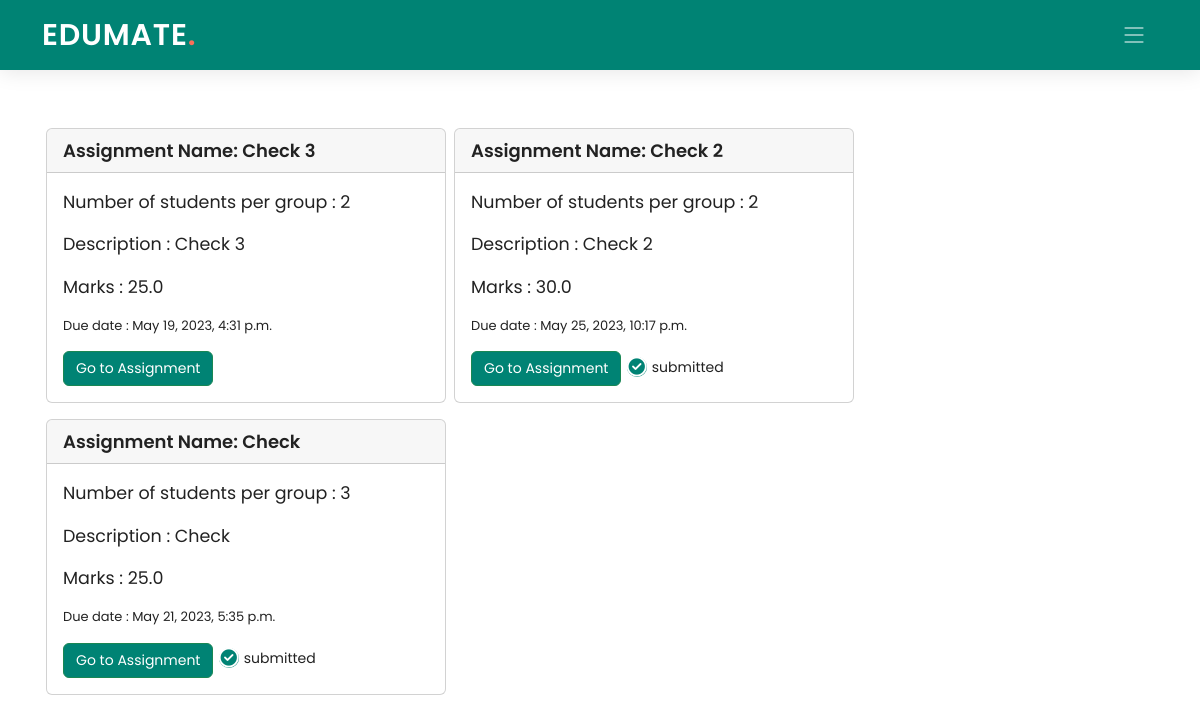
The app's page /student/1/classroom/8126O8/grouppeergrading/ with its own data.
### Teacher/models.py (models this page shows)
class Grouppeers(models.Model):
    gro_id = models.AutoField(primary_key=True)
    class_code = models.ForeignKey(ClassTeachers, on_delete=models.CASCADE, blank=True, null=True)
    gpeer_name = models.CharField(max_length=100)
    gpeer_desc = models.CharField(max_length=300)
    gpeer_due = models.DateTimeField(default=datetime.now)
    num_studs = models.IntegerField(default=2)
    num_peers = models.IntegerField(default=2)
    marks = models.FloatField()
    created_date = models.DateTimeField(default=datetime.now)
    class Meta:
        db_table = "Grouppeers"

### Student/views.py (the view)
# urls.py: path('classroom/<pk2>/grouppeergrading/', views.stud_group, name='stud_group'),
def stud_group(request, pk, pk2):
    groups=Grouppeers.objects.filter(class_code=pk2).order_by('-created_date')
    temp=[]
    for i in groups:
        peers=PeerGroups.objects.filter(gro_id=i.gro_id)
        for j in peers:
            peer_members=Peermembers.objects.filter(pgro_id=j.group_id, stud_id=pk)
            if peer_members:
                if j.submit_file:
                    temp.append("T")
                else:
                    temp.append("F")
                break
    return render(request, 'Student/stud_group.html', {'pk': pk, 'pk2': pk2, 'groups': zip(groups, temp)})

### Student/templates/Student/stud_group.html (shortened to what this page needs)
{% extends './base_student.html' %}
{% load static %}
{% block navbar %}
  <header id="header" class="header d-flex align-items-center">
    <div class="container-fluid container-xl d-flex align-items-center justify-content-between">
      <a href="#" class="logo d-flex align-items-center">
        <h1>EDUMATE<span>.</span></h1>
      </a>
      <i class="mobile-nav-toggle mobile-nav-show bi bi-list"></i>
    </div>
  </header>
  {% endblock navbar %}
{% block content %}
<br><br>
<div class="container ">
  <div class="container" >
      <br>
      <div class="row">
      {% for i, j in groups %}
        <div class="card my-2 mx-1 col-md-4" style="width: 25rem; padding:0px;">
          <div class="card-header">
            <div style="font-weight: 600; font-size: 18px">
              Assignment Name: {{ i.gpeer_name }}
            </div>
          </div>
          <div class="card-body">
            <blockquote class="blockquote mb-0">
              <p><small>Number of students per group : {{ i.num_studs }}</small></p>
              <p><small>Description : {{ i.gpeer_desc }}</small></p>
              <p><small>Marks : {{ i.marks }}</small></p>
              <p><small style = "font-size: 13px">Due date : {{ i.gpeer_due }}</small></p>
              <a class="btn btn-success" href="{% url 'single_stud_group' pk=pk pk2=pk2 pk3=i.gro_id %}" class="card-link"><small>Go to Assignment</small></a>
              {% if j == "T" %}
              <span style="display: inline-flex; align-items: center;"><i style="border-radius: 10px; background-color: #008374; color: white;" class="fa-regular fa-circle-check"></i><small style="font-size: 14px; margin-left: 5px;">submitted</small></span>
              {% endif %}
            </blockquote>
          </div>
        </div>
      {% endfor %}
    </div>
    <br>
    </div>
    </div>
{% endblock content %}

### Edumate_app/static/Edumate_app/assets/css/index.css (style rules this page uses)
:root { --font-default: "Open Sans", system-ui, -apple-system, "Segoe UI", Roboto, "Helvetica Neue", Arial, "Noto Sans", "Liberation Sans", sans-serif, "Apple Color Emoji", "Segoe UI Emoji", "Segoe UI Symbol", "Noto Color Emoji"; --font-primary: "Poppins", sans-serif; --font-secondary: "Poppins", sans-serif; }
:root { --color-default: #222222; --color-primary: #008374; --color-secondary: #f85a40; }
:root { scroll-behavior: smooth; }
body { font-family: var(--font-primary); color: var(--color-default); }
a { color: var(--color-primary); text-decoration: none; }
h1, h2, h3, h4, h5, h6 { font-family: var(--font-primary); }
.header { z-index: 997; height: 90px; background-color: var(--color-primary); }
.header.sticked { position: fixed; top: 0; right: 0; left: 0; height: 70px; box-shadow: 0px 2px 20px rgba(0, 0, 0, 0.1); }
.header .logo h1 { font-size: 30px; margin: 0; font-weight: 600; letter-spacing: 0.8px; color: #fff; font-family: var(--font-primary); }
.header .logo h1 span { color: #f96f59; }
@media (max-width: 1279px) { .mobile-nav-show { color: rgba(255, 255, 255, 0.6); font-size: 28px; cursor: pointer; line-height: 0; transition: 0.5s; z-index: 9999; margin-right: 10px; } }

### Student/templates/Student/stud_group.html (style rules this page uses)
.btn-success, .btn-success:active, .btn-success:visited { background-color: #008374 !important; }

### records on screen
Grouppeers: gpeer_name "Check 3", num_studs "2", gpeer_desc "Check 3", marks "25.0", gpeer_due "May 19, 2023, 4:31 p.m."
Grouppeers: gpeer_name "Check 2", num_studs "2", gpeer_desc "Check 2", marks "30.0", gpeer_due "May 25, 2023, 10:17 p.m.", shows "submitted"
Grouppeers: gpeer_name "Check", num_studs "3", gpeer_desc "Check", marks "25.0", gpeer_due "May 21, 2023, 5:35 p.m.", shows "submitted"
